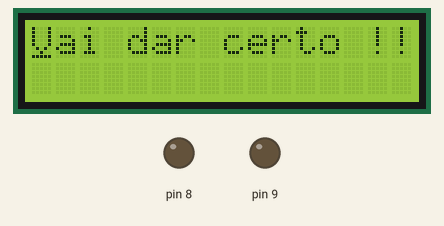
The program below on a simulated Arduino Nano, built with avr-gcc and run on an emulated ATmega328P. On the bench: 16×2 character LCD, output pins drawn as LEDs (lit = HIGH). Dashed ring = blinking. At 25.8 s the program stops and its outputs stay as they are.

Above: at 0.11 s.
At 6.74 s:
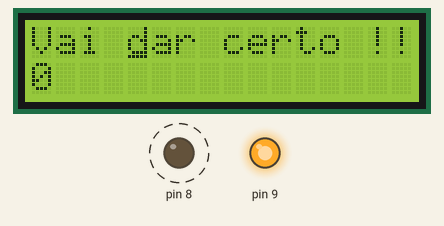
At 12.86 s:
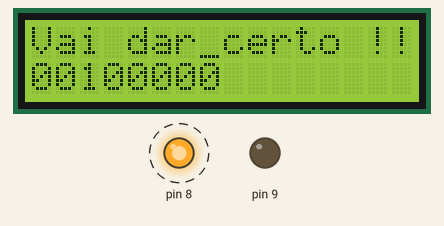
At 25.72 s:
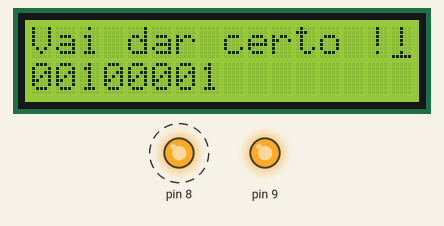
Timing chart, 0 to 27.3 s (numbered marks = the images above):
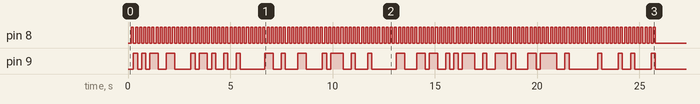

The program:

main.cpp
```cpp
#include <Arduino.h>
#include <LiquidCrystal.h>
#include <util/delay.h>
// #include "Display.h"

// Transmit rate in bps
#define TX_RATE 5
#define LCD_RS 6
#define LCD_EN 7
#define LCD_D4 2
#define LCD_D5 3
#define LCD_D6 4
#define LCD_D7 5

const char *message = "Vai dar certo !!";

int main(void) {

    // Incia o LCD
    LiquidCrystal lcd(LCD_RS, LCD_EN, LCD_D4, LCD_D5, LCD_D6, LCD_D7);
    lcd.begin(16, 2);
    lcd.setCursor(0, 0);
    lcd.print(message);

    /*
        TX_CLOCK na porta D8
        TX_DATA na porta D9
    */
    DDRB  |= 0b00000011;
    PORTB |= 0b00000000;

    for (uint8_t byte_idx = 0; byte_idx < strlen(message); byte_idx++) {
        char tx_byte = message[byte_idx];

        // Limpa a segunda do display
        lcd.noCursor();
        lcd.setCursor(0, 1);
        lcd.print("        ");
        lcd.setCursor(byte_idx, 0);
        lcd.cursor();

        for (uint8_t bit_idx = 0; bit_idx < 8; bit_idx++) {
            bool tx_bit = tx_byte & (0x80 >> bit_idx);

            // Envia o bit
            if(tx_bit)
                PORTB |= 0b00000010;
            else
                PORTB &= 0b01111101;

            _delay_ms((1000 / TX_RATE) / 2);

            // Atualiza o LCD
            lcd.noCursor();
            lcd.setCursor(bit_idx, 1);
            lcd.print(tx_bit ? "1" : "0");
            lcd.setCursor(byte_idx, 0);
            lcd.cursor();

            // Pulsa o clock
            PORTB |= 0b00000001;
            _delay_ms((1000 / TX_RATE) / 2);
            PORTB &= 0b01111110;
        }
    }

    // Encerra a transmissão
    PORTB &= 0b01111100;

    return 0;
}
```

Measured:
- by itself, pin 8: alternates HIGH for 0.10 s and LOW for 0.10 s, 256 changes in all, then stays LOW
- by itself, pin 9: LOW → HIGH at 0.27 s, → LOW 0.20 s later, → HIGH 0.20 s later, → LOW 0.20 s later, … (64 changes in this stretch)
